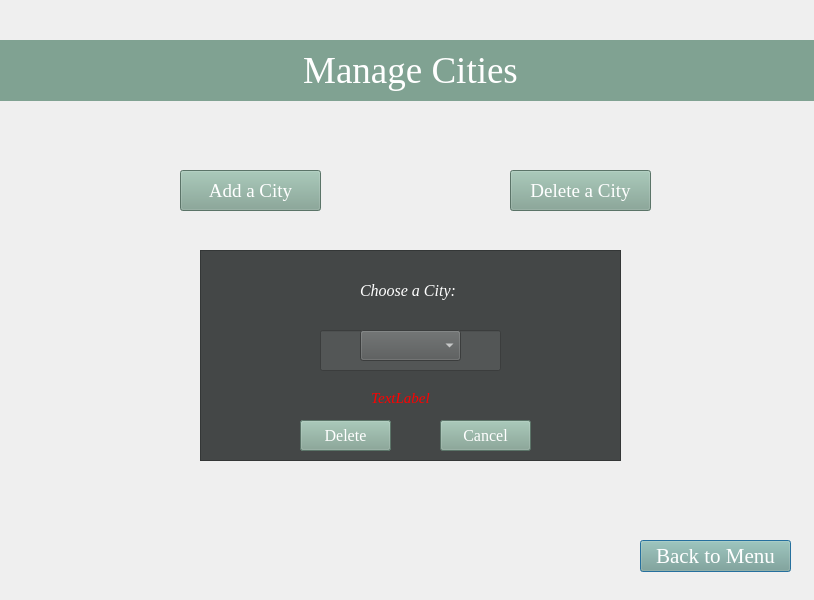
<?xml version="1.0" encoding="UTF-8"?>
<ui version="4.0">
 <class>Cities</class>
 <widget class="QDialog" name="Cities">
  <property name="geometry">
   <rect>
    <x>0</x>
    <y>0</y>
    <width>814</width>
    <height>600</height>
   </rect>
  </property>
  <property name="windowTitle">
   <string>Dialog</string>
  </property>
  <property name="styleSheet">
   <string notr="true">color: rgb(48, 50, 52);</string>
  </property>
  <widget class="QLabel" name="label">
   <property name="geometry">
    <rect>
     <x>0</x>
     <y>40</y>
     <width>821</width>
     <height>61</height>
    </rect>
   </property>
   <property name="font">
    <font>
     <family>Georgia</family>
     <pointsize>28</pointsize>
    </font>
   </property>
   <property name="styleSheet">
    <string notr="true">color: rgb(255, 255, 255);
background-color: rgb(128, 162, 146);
</string>
   </property>
   <property name="text">
    <string>Manage Cities</string>
   </property>
   <property name="alignment">
    <set>Qt::AlignCenter</set>
   </property>
  </widget>
  <widget class="QPushButton" name="back">
   <property name="geometry">
    <rect>
     <x>640</x>
     <y>540</y>
     <width>151</width>
     <height>32</height>
    </rect>
   </property>
   <property name="font">
    <font>
     <family>Georgia</family>
     <pointsize>16</pointsize>
    </font>
   </property>
   <property name="styleSheet">
    <string notr="true">color: rgb(255, 255, 255);
background-color: rgb(128, 162, 146);</string>
   </property>
   <property name="text">
    <string>Back to Menu</string>
   </property>
  </widget>
  <widget class="QPushButton" name="addcity">
   <property name="geometry">
    <rect>
     <x>180</x>
     <y>170</y>
     <width>141</width>
     <height>41</height>
    </rect>
   </property>
   <property name="font">
    <font>
     <family>Georgia</family>
     <pointsize>14</pointsize>
    </font>
   </property>
   <property name="styleSheet">
    <string notr="true">color: rgb(255, 255, 255);
background-color: rgb(128, 162, 146);</string>
   </property>
   <property name="text">
    <string>Add a City</string>
   </property>
  </widget>
  <widget class="QPushButton" name="deletecity">
   <property name="geometry">
    <rect>
     <x>510</x>
     <y>170</y>
     <width>141</width>
     <height>41</height>
    </rect>
   </property>
   <property name="font">
    <font>
     <family>Georgia</family>
     <pointsize>14</pointsize>
    </font>
   </property>
   <property name="styleSheet">
    <string notr="true">color: rgb(255, 255, 255);
background-color: rgb(128, 162, 146);</string>
   </property>
   <property name="text">
    <string>Delete a City</string>
   </property>
  </widget>
  <widget class="QFrame" name="frame">
   <property name="geometry">
    <rect>
     <x>200</x>
     <y>250</y>
     <width>421</width>
     <height>211</height>
    </rect>
   </property>
   <property name="styleSheet">
    <string notr="true">background-color: rgb(68, 71, 71);</string>
   </property>
   <property name="frameShape">
    <enum>QFrame::StyledPanel</enum>
   </property>
   <property name="frameShadow">
    <enum>QFrame::Raised</enum>
   </property>
   <widget class="QLabel" name="entername">
    <property name="geometry">
     <rect>
      <x>160</x>
      <y>30</y>
      <width>101</width>
      <height>16</height>
     </rect>
    </property>
    <property name="font">
     <font>
      <family>Georgia</family>
      <pointsize>12</pointsize>
      <italic>true</italic>
     </font>
    </property>
    <property name="styleSheet">
     <string notr="true">color: rgb(255, 255, 255);</string>
    </property>
    <property name="text">
     <string>Enter name:</string>
    </property>
   </widget>
   <widget class="QLineEdit" name="nameEdit">
    <property name="geometry">
     <rect>
      <x>120</x>
      <y>80</y>
      <width>181</width>
      <height>41</height>
     </rect>
    </property>
    <property name="font">
     <font>
      <pointsize>12</pointsize>
     </font>
    </property>
    <property name="styleSheet">
     <string notr="true">background-color: rgb(83, 86, 86);
color: rgb(255, 255, 255);</string>
    </property>
   </widget>
   <widget class="QPushButton" name="add">
    <property name="geometry">
     <rect>
      <x>100</x>
      <y>170</y>
      <width>91</width>
      <height>31</height>
     </rect>
    </property>
    <property name="font">
     <font>
      <family>Georgia</family>
      <pointsize>12</pointsize>
     </font>
    </property>
    <property name="styleSheet">
     <string notr="true">color: rgb(255, 255, 255);
background-color: rgb(128, 162, 146);</string>
    </property>
    <property name="text">
     <string>Add</string>
    </property>
   </widget>
   <widget class="QPushButton" name="cancel">
    <property name="geometry">
     <rect>
      <x>240</x>
      <y>170</y>
      <width>91</width>
      <height>31</height>
     </rect>
    </property>
    <property name="font">
     <font>
      <family>Georgia</family>
      <pointsize>12</pointsize>
     </font>
    </property>
    <property name="styleSheet">
     <string notr="true">color: rgb(255, 255, 255);
background-color: rgb(128, 162, 146);</string>
    </property>
    <property name="text">
     <string>Cancel</string>
    </property>
   </widget>
   <widget class="QLabel" name="choosecity">
    <property name="geometry">
     <rect>
      <x>160</x>
      <y>30</y>
      <width>111</width>
      <height>21</height>
     </rect>
    </property>
    <property name="font">
     <font>
      <family>Georgia</family>
      <pointsize>12</pointsize>
      <italic>true</italic>
     </font>
    </property>
    <property name="styleSheet">
     <string notr="true">color: rgb(255, 255, 255);</string>
    </property>
    <property name="text">
     <string>Choose a City:</string>
    </property>
   </widget>
   <widget class="QComboBox" name="comboBox">
    <property name="geometry">
     <rect>
      <x>160</x>
      <y>80</y>
      <width>101</width>
      <height>31</height>
     </rect>
    </property>
    <property name="styleSheet">
     <string notr="true">background-color: rgb(83, 86, 86);
color: rgb(255, 255, 255);</string>
    </property>
    <item>
     <property name="text">
      <string/>
     </property>
    </item>
   </widget>
   <widget class="QPushButton" name="delete1">
    <property name="geometry">
     <rect>
      <x>100</x>
      <y>170</y>
      <width>91</width>
      <height>31</height>
     </rect>
    </property>
    <property name="font">
     <font>
      <family>Georgia</family>
      <pointsize>12</pointsize>
     </font>
    </property>
    <property name="styleSheet">
     <string notr="true">color: rgb(255, 255, 255);
background-color: rgb(128, 162, 146);</string>
    </property>
    <property name="text">
     <string>Delete</string>
    </property>
   </widget>
   <widget class="QLabel" name="status">
    <property name="geometry">
     <rect>
      <x>110</x>
      <y>140</y>
      <width>181</width>
      <height>16</height>
     </rect>
    </property>
    <property name="font">
     <font>
      <family>Georgia</family>
      <pointsize>11</pointsize>
      <italic>true</italic>
     </font>
    </property>
    <property name="styleSheet">
     <string notr="true">color: rgb(255, 0, 0);</string>
    </property>
    <property name="text">
     <string>TextLabel</string>
    </property>
    <property name="alignment">
     <set>Qt::AlignCenter</set>
    </property>
   </widget>
  </widget>
 </widget>
 <resources/>
 <connections/>
</ui>
